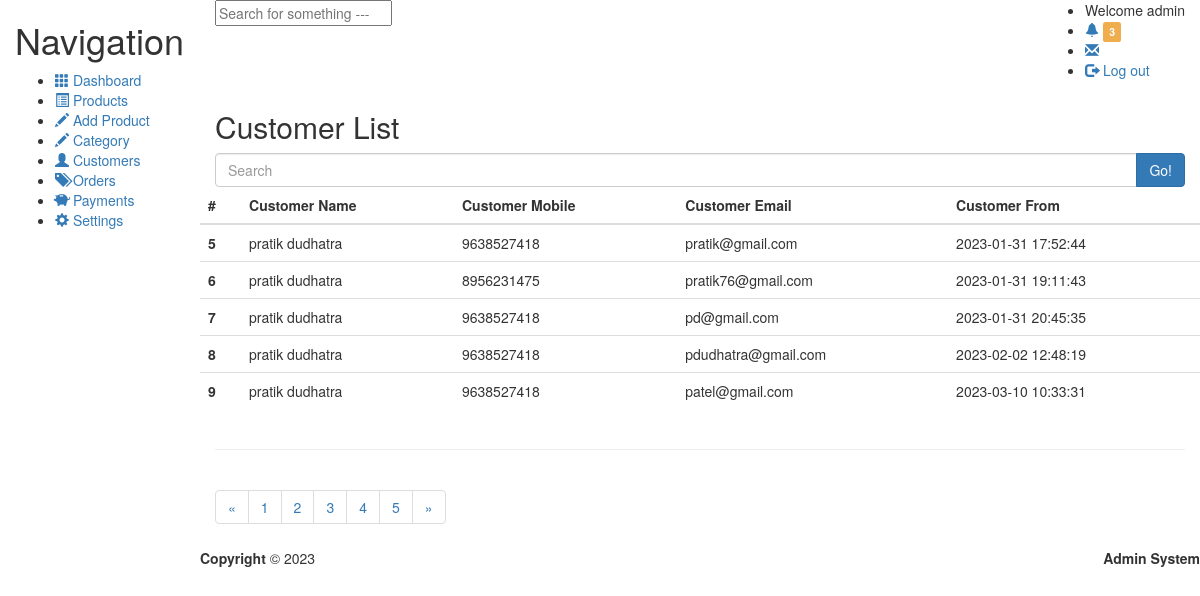
The page /customers.php on the database its author committed.
### tables this page shows
CREATE TABLE `users` (
  `id` int(11) NOT NULL,
  `email` varchar(255) NOT NULL,
  `password` varchar(255) NOT NULL,
  `timestamp` datetime NOT NULL DEFAULT current_timestamp()
);

CREATE TABLE `usersmeta` (
  `id` int(11) NOT NULL,
  `uid` int(11) NOT NULL,
  `firstname` varchar(255) NOT NULL,
  `lastname` varchar(255) NOT NULL,
  `company` varchar(255) NOT NULL,
  `address1` varchar(255) NOT NULL,
  `address2` varchar(255) NOT NULL,
  `city` varchar(255) NOT NULL,
  `state` varchar(255) NOT NULL,
  `country` varchar(255) NOT NULL,
  `zip` varchar(255) NOT NULL,
  `mobile` varchar(255) NOT NULL
);

### customers.php (the view, shortened to what this page needs)
<!DOCTYPE html>
<html lang="">
	<head>
    <link href="css/bootstrap.min.css" rel="stylesheet">
		<link href="http://netdna.bootstrapcdn.com/bootstrap/3.2.0/css/bootstrap.min.css" rel="stylesheet">
		<link href="css/custom.css" rel="stylesheet">
	</head>
	<body>
		<div class="container-fluid display-table">
      <div class="row display-table-row">
        <div class="col-md-2 col-sm-1 hidden-xs display-table-cell valign-top" id="side-menu">
          <h1 class="hidden-sm hidden-xs">Navigation</h1>
        <ul>
            <li class="link ">
              <a href="">
                <span class="glyphicon glyphicon-th" aria-hidden="true"></span>
                <span class="hidden-sm hidden-xs">Dashboard</span>
              </a>
            </li>
            <li class="link">
              <a href="products.php">
                <span class="glyphicon glyphicon-list-alt" aria-hidden="true"></span>
                <span class="hidden-sm hidden-xs">Products</span>
              </a>
            </li>
            <li class="link">
              <a href="new-product.php">
                <span class="glyphicon glyphicon-pencil" aria-hidden="true"></span>
                <span class="hidden-sm hidden-xs">Add Product</span>
              </a>
            </li>
           <li class="link">
              <a href="category.php">
                <span class="glyphicon glyphicon-pencil" aria-hidden="true"></span>
                <span class="hidden-sm hidden-xs">Category</span>
              </a>
            </li>
            <li class="link">
              <a href="customers.php">
                <span class="glyphicon glyphicon-user" aria-hidden="true"></span>
                <span class="hidden-sm hidden-xs">Customers</span>
              </a>
            </li>
            <li class="link">
              <a href="orders.php">
                <span class="glyphicon glyphicon-tags" aria-hidden="true"></span>
                <span class="hidden-sm hidden-xs">Orders</span>
              </a>
            </li>
             <li class="link">
              <a href="payments.php">
                <span class="glyphicon glyphicon-piggy-bank" aria-hidden="true"></span>
                <span class="hidden-sm hidden-xs">Payments</span>
              </a>
            </li>
            <li class="link setting-btn">
              <a href="">
                <span class="glyphicon glyphicon-cog" aria-hidden="true"></span>
                <span class="hidden-sm hidden-xs">Settings</span>
              </a>
            </li>
          </ul>
        </div>
        <div class="col-md-10 col-md-11 display-table-cell valign-top box ">
          <div class="row">
          <header id="nav-header" class="clearfix">
            <div class="col-md-5">
              <input type="text" id="header-search-field" name="" class="hidden-sm hidden-xs" placeholder="Search for something ---">
            </div>
            <div class="col-md-7">
              <ul class="pull-right">
                <li id="welcome" class=" hidden-xs">Welcome admin</li>
                <li class="fixed-width">
                  <a href=""><span class="glyphicon glyphicon-bell" aria-hidden="true"></span>
                    <span class="label label-warning">  3</span></a>
                </li>
                <li class="fixed-width">
                  <a href="">
                    <span class="glyphicon glyphicon-envelope" aria-hidden="true"></span>
                    <span class="label label-message">  3</span></a>
                </li>
                <li>
                  <a href="" class="logout"><span class="glyphicon glyphicon-log-out" aria-hidden="true"></span>   Log out</a>
                </li>
              </ul>
            </div>
          </header>
        </div>
        <div id="content">
          <header class="clearfix">
            <h2 class="page_title">Customer List</h2>
          </header>
          <div class="content-inner">
            <div class="row search-row">
            	<div class="col-md-12">
            		<div class="input-group">
            			<input type="text" class="form-control search-field" id="search" placeholder="Search">
            			<span class="input-group-btn">
            				<button type="button" class="btn btn-primary">Go!</button>
            			</span>
            		</div>
            	</div>
            </div>
            <div class="row">
            	<table class="table table-hover">
               <thead>
          <tr>
            <th>#</th>
            <th>Customer Name</th>
            <th>Customer Mobile</th>
            <th>Customer Email</th>
            <th>Customer From</th>
          </tr>
        </thead>
        <tbody>
        <?php
          $sql = "SELECT * FROM users u JOIN usersmeta u1 WHERE u.id=u1.uid";
          $res = mysqli_query($con, $sql);
          while ($r = mysqli_fetch_assoc($res)) {
        ?>
          <tr>
            <th scope="row"><?php echo $r['id']; ?></th>
            <td><?php echo $r['firstname'] . " " . $r['lastname']; ?></td>
            <td><?php echo $r['mobile']; ?></td>
            <td><?php echo $r['email']; ?></td>
            <td><?php echo $r['timestamp']; ?></td>
        <?php } ?>
        </tbody>
              </table>
            </div>
            <hr>
            <div class="row">
            	<div class="col-md-12">
            		<nav>
            			<ul class="pagination">
            				<li><a href="#">&laquo;</a></li>
            				<li><a href="#">1</a></li>
            				<li><a href="#">2</a></li>
            				<li><a href="#">3</a></li>
            				<li><a href="#">4</a></li>
            				<li><a href="#">5</a></li>
            				<li><a href="#">&raquo;</a></li>
            			</ul>
            		</nav>
            	</div>
            </div>
          </div>
        </div>
        <div class="row">
          <footer id="admin-footer" class="cle">
            <div class="pull-left">
              <b>Copyright </b>&copy; 2023
            </div>
            <div class="pull-right">
              <b>Admin System</b>
            </div>
          </footer>
        </div>
        </div>
      </div>
    </div>
	</body>
</html>

### rows shown on the page
users: usersmeta.id "5", usersmeta.firstname "pratik", usersmeta.lastname "dudhatra", usersmeta.mobile "9638527418", email "pratik@gmail.com", timestamp "2023-01-31 17:52:44"
users: usersmeta.id "6", usersmeta.firstname "pratik", usersmeta.lastname "dudhatra", usersmeta.mobile "8956231475", email "pratik76@gmail.com", timestamp "2023-01-31 19:11:43"
users: usersmeta.id "7", usersmeta.firstname "pratik", usersmeta.lastname "dudhatra", usersmeta.mobile "9638527418", email "pd@gmail.com", timestamp "2023-01-31 20:45:35"
users: usersmeta.id "8", usersmeta.firstname "pratik", usersmeta.lastname "dudhatra", usersmeta.mobile "9638527418", email "pdudhatra@gmail.com", timestamp "2023-02-02 12:48:19"
users: usersmeta.id "9", usersmeta.firstname "pratik", usersmeta.lastname "dudhatra", usersmeta.mobile "9638527418", email "patel@gmail.com", timestamp "2023-03-10 10:33:31"
